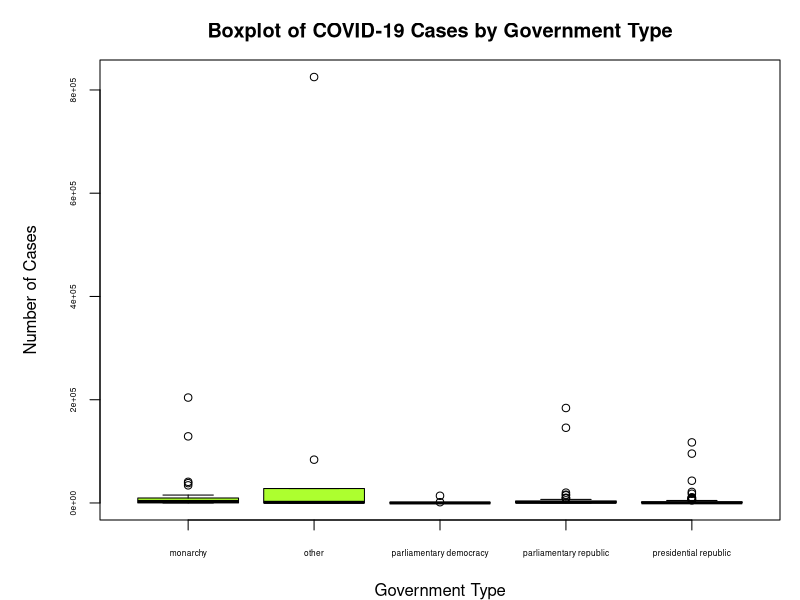
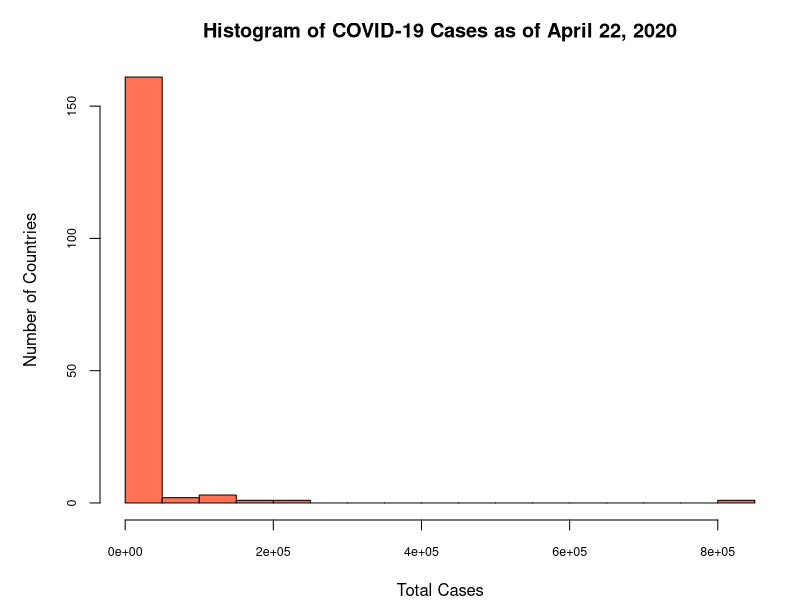
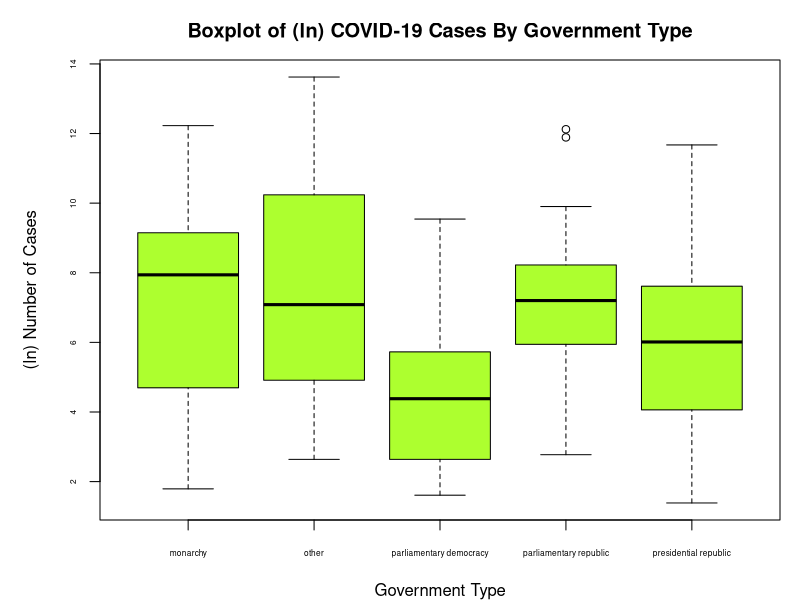
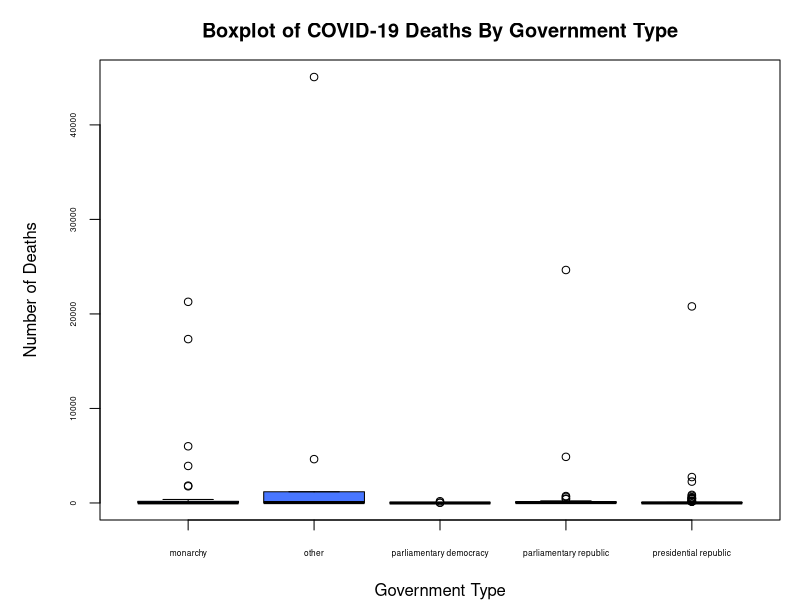
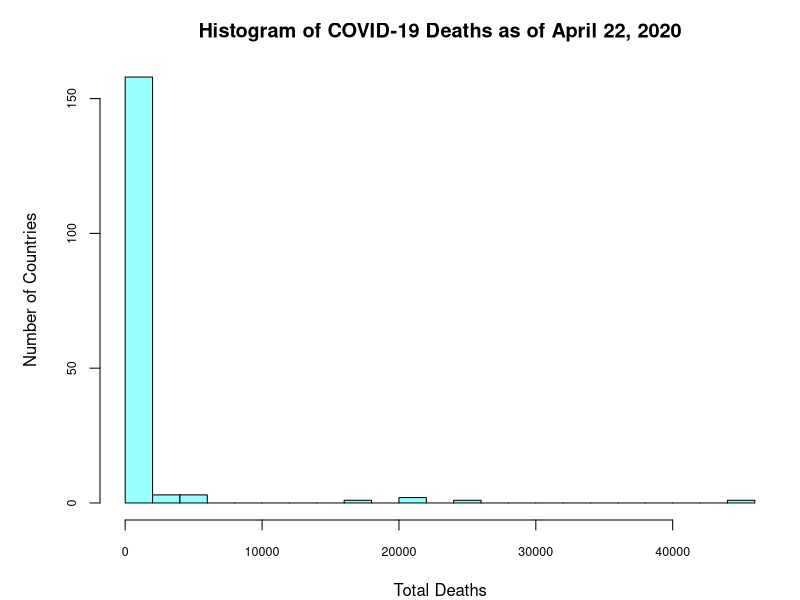
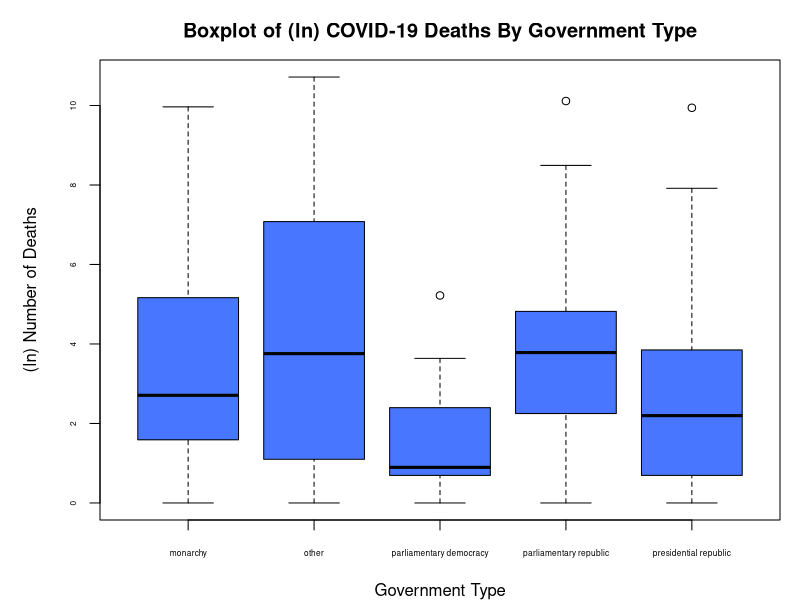
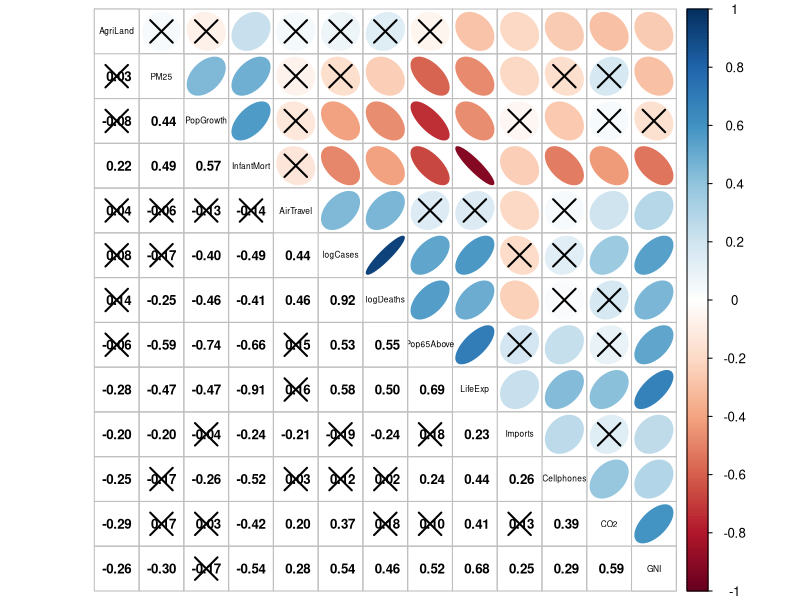
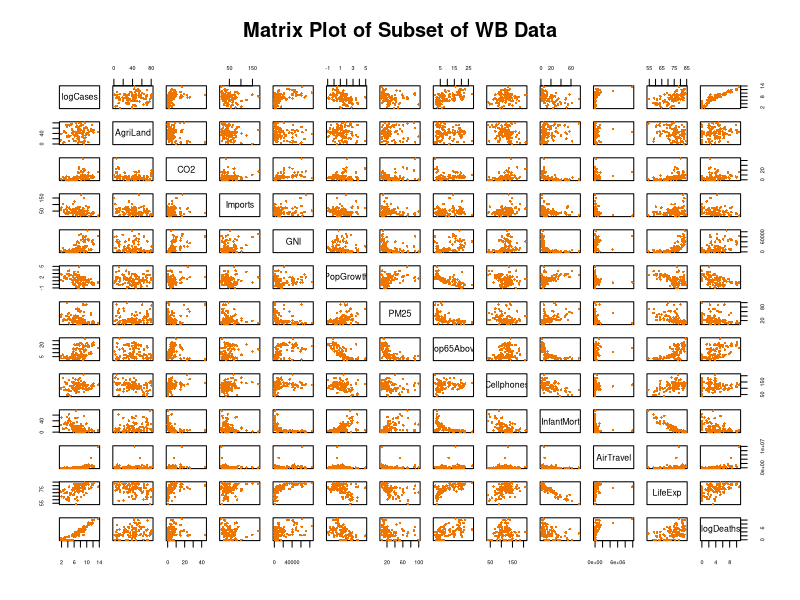

Write the R code that produced these figures, in order.
## ---- chunk 1
db <- read.csv("data/wb-covid-data.csv")
db <- db[, -1]
## ---- chunk 2
db
## ---- chunk 3
par(mar = c(4, 5, 3, 1), cex.axis = 0.50)
boxplot(db$CovidCases ~ db$Govt, 
        main = "Boxplot of COVID-19 Cases by Government Type",
        xlab = "Government Type",
        ylab = "Number of Cases",
        col = "greenyellow")
par(mar = c(4, 5, 3, 1), cex.axis = 0.75)
hist(db$CovidCases, 
     main = "Histogram of COVID-19 Cases as of April 22, 2020", 
     xlab = "Total Cases", 
     ylab = "Number of Countries", 
     col = "coral1", 
     breaks = 20)
## ---- chunk 4
par(mar = c(4, 5, 3, 1), cex.axis = 0.50)
boxplot(log(db$CovidCases) ~ db$Govt, 
        main = "Boxplot of (ln) COVID-19 Cases By Government Type", 
        xlab = "Government Type", 
        ylab = "(ln) Number of Cases", 
        col = "greenyellow")
db$logCases <- log(db$CovidCases)
## ---- chunk 5
par(mar = c(4, 5, 3, 1), cex.axis = 0.50)
boxplot(db$CovidDeaths ~ db$Govt, 
        main = "Boxplot of COVID-19 Deaths By Government Type", 
        xlab = "Government Type", 
        ylab = "Number of Deaths", 
        col = "royalblue1")
par(mar = c(4, 5, 3, 1), cex.axis = 0.75)
hist(db$CovidDeaths, 
     main = "Histogram of COVID-19 Deaths as of April 22, 2020", 
     xlab = "Total Deaths", 
     ylab = "Number of Countries", 
     col = "darkslategray1", 
     breaks = 20)
## ---- chunk 6
db$logDeaths <- log(db$CovidDeaths + 1)
par(mar = c(4, 5, 3, 1), cex.axis = 0.50)
boxplot(db$logDeaths ~ db$Govt, 
        main = "Boxplot of (ln) COVID-19 Deaths By Government Type",
        xlab = "Government Type", 
        ylab = "(ln) Number of Deaths", 
        col = "royalblue1")
## ---- chunk 7
db_0 <- db[, c("Country", "logCases", "AgriLand", "CO2", "Imports", "GNI", "PopGrowth", "PM25", "Pop65Above", "Cellphones", "InfantMort", "AirTravel", "LifeExp", "logDeaths")]
## ---- chunk 8
db_0 <- db_0[complete.cases(db_0), ]
cor1 <- round(cor(db_0[, -1]), 3)
library(corrplot)
sigcor1 <- cor.mtest(db_0[, -1], conf.level = 0.95)
corrplot.mixed(cor1, 
               lower.col = "black", 
               upper = "ellipse", 
               tl.col = "black", 
               number.cex = 0.8,
               order = "hclust",
               tl.pos = "d", 
               tl.cex = 0.5, 
               p.mat = sigcor1$p, 
               sig.level = 0.05)
## ---- chunk 9
plot(db_0[, -1], 
     main = "Matrix Plot of Subset of WB Data", 
     pch = 16, 
     cex = 0.5, 
     col = "darkorange2")
## ---- chunk 10
db$logCO2 <- log(db$CO2)
db$logGNI <- log(db$GNI)
db$logAir <- log(db$AirTravel)
db_0 <- db[, c("Country", "logCases", "AgriLand", "logCO2", "Imports", "logGNI", "PopGrowth", "PM25", "Pop65Above", "Cellphones", "InfantMort", "logAir", "LifeExp", "logDeaths")]
plot(db_0[, -1], main = "Matrix Plot of Subset of WB Data", pch = 16, cex = 0.5, 
     col = "darkorange2")
## ---- chunk 11
boxplot(db$logCases ~ db$Climate, 
        main = "Boxplot of (ln) COVID-19 Cases By Climate Type", 
        xlab = "Climate Type", 
        ylab = "(ln) Number of Cases", 
        col = "firebrick2")
## ---- chunk 12
db_temp <- db[, c("Climate","CovidCases","logCases")]
db_temp <- na.omit(db_temp[db_temp$Climate == c('temperate','tropical'),])
## ---- chunk 13
t.test(CovidCases ~ Climate, data = db_temp)
(logtt <- t.test(logCases ~ Climate, data = db_temp))
## ---- chunk 14
N <- 10000
diffcc <- rep(NA, N)
for (i in 1:N) {
  s_temperate <- sample(db_temp$logCases[db_temp$Climate == "temperate"],
                        sum(db_temp$Climate == "temperate"), 
                        replace = TRUE)
  s_tropical <- sample(db_temp$logCases[db_temp$Climate == "tropical"],
                       sum(db_temp$Climate == "tropical"), 
                       replace = TRUE)
  diffcc[i] <- mean(s_temperate) - mean(s_tropical)
}
bootci <- quantile(diffcc, c(0.025, 0.975))
ttest_CI <- logtt$conf.int
## ---- chunk 15
hist(diffcc, 
     col = "steelblue4", 
     main = "Bootstrapped Sample Mean Diff in logCases",
     xlab = "(ln) Number of COVID-19 Cases", 
     breaks = 50)
abline(v = bootci, 
       lwd = 3, 
       col = "red", 
       lty = 1)
abline(v = ttest_CI, lwd = 3, col = "green", lty = 2)
legend("topright", 
       c("Original CI","Bootstrap CI"), 
       lwd = 3, 
       col = c("green", "red"), 
       lty = c(2,1))
library(car)
qqPlot(diffcc)
## ---- chunk 16
db_temp2 <- na.omit(db[,c('AirTravel',"logCases", "logAir")])
plot(logCases ~ AirTravel, 
     data = db_temp2, 
     pch = 19, 
     col = "orangered2")
## ---- chunk 17
plot(db_temp2$logCases ~ db_temp2$logAir, 
     pch = 19, 
     col = "orangered2")
(obs_cor <- cor(db_temp2$logAir, db_temp2$logCases))
## ---- chunk 18
n_samp <- 10000
corResults <- rep(NA, n_samp)
for(i in 1:n_samp){
  corResults[i] <- cor(db_temp2$logAir, sample(db_temp2$logCases))
}
# P-value (two-sided) for correlation
(truecor <- mean(abs(corResults) >= abs(obs_cor)))
## ---- chunk 19
hist(corResults, 
     col = "mediumvioletred", 
     xlab = "Correlations", 
     main = "", 
     breaks = 50, 
     xlim = c(-0.4, 0.7))
mtext("Permuted Sample Correlations: logAir and logCases", 
      cex = 1.2, 
      line = 1)
mtext(paste("Permuted P-value =", round(truecor,4)), 
      cex = 1, 
      line = 0)
abline(v = obs_cor, 
       col="blue", 
       lwd = 3)
text(obs_cor - .02, 
     200, 
     paste("Actual Correlation =", round(obs_cor,2)), 
     srt = 90)
## ---- chunk 20
db_1 <- db[, c("logCases", "AgriLand", "logCO2", "Imports", "logGNI", "PopGrowth", "PM25", "Pop65Above", "Cellphones", "InfantMort", "logAir", "LifeExp", "logDeaths", "Govt", "Climate")]
db_1 <- db_1[complete.cases(db_1), ]
## ---- chunk 21
m1 <- lm(logCases ~., 
         data = db_1)
Anova(m1, type = 3)
## ---- chunk 22
# Remove Cellphones
m2 <- lm(logCases ~ AgriLand + logCO2 + Imports + logGNI + PopGrowth + PM25 + Pop65Above + InfantMort + logAir + LifeExp + logDeaths + Govt + Climate, 
         data = db_1)
Anova(m2, type = 3)
## ---- chunk 23
# Remove InfantMort
m3 <- lm(logCases ~ AgriLand + logCO2 + Imports + logGNI + PopGrowth + PM25 + Pop65Above + logAir + LifeExp + logDeaths + Govt + Climate, 
         data = db_1)
Anova(m3, type = 3)
## ---- chunk 24
# Remove Climate
m4 <- lm(logCases ~ AgriLand + logCO2 + Imports + logGNI + PopGrowth + PM25 + Pop65Above + logAir + LifeExp + logDeaths + Govt, 
         data = db_1)
Anova(m4, type = 3)
## ---- chunk 25
# Remove logGNI
m5 <- lm(logCases ~ AgriLand + logCO2 + Imports + PopGrowth + PM25 + Pop65Above + logAir + LifeExp + logDeaths + Govt, 
         data = db_1)
Anova(m5, type = 3)
## ---- chunk 26
# Remove Imports
m6 <- lm(logCases ~ AgriLand + logCO2 + PopGrowth + PM25 + Pop65Above + logAir + LifeExp + logDeaths + Govt, 
         data = db_1)
Anova(m6, type = 3)
## ---- chunk 27
# Remove Pop65ABove
m7 <- lm(logCases ~ AgriLand + logCO2 + PopGrowth + PM25 + logAir + LifeExp + logDeaths + Govt, 
         data = db_1)
Anova(m7, type = 3)
## ---- chunk 28
# Remove Govt
m8 <- lm(logCases ~ AgriLand + logCO2 + PopGrowth + PM25 + logAir + LifeExp + logDeaths, 
         data = db_1)
Anova(m8, type = 3)
## ---- chunk 29
# Remove PopGrowth
m9 <- lm(logCases ~ AgriLand + logCO2 + PM25 + logAir + LifeExp + logDeaths, 
         data = db_1)
Anova(m9, type = 3)
# Remove AgriLand
## ---- chunk 30
m10 <- lm(logCases ~ logCO2 + PM25 + logAir + LifeExp + logDeaths, 
          data = db_1)
summary(m10)
## ---- chunk 31
resplots <- function(model, label) {
  #Normal quantile plot of studentized residuals
  qqPlot(rstudent(model), 
         pch = 19,
         col = "black",
         main = paste("NQ Plot of Studentized Residuals, ", label))
  #plot of fitted vs. studentized residuals
  plot(rstudent(model) ~ model$fitted.values, 
       pch = 19, 
       col = 'red', 
       xlab = "Fitted Values", 
       ylab = "Studentized Residuals",
       main = paste("Fits vs. Studentized Residuals, ", label))
  abline(h = 0, lwd = 3)
  abline(h = c(2,-2), lty = 2, lwd = 2, col="blue")
  abline(h = c(3,-3), lty = 2, lwd = 2, col="green")
}

resplots(m10, label = "(ln) COVID-19 Cases")
